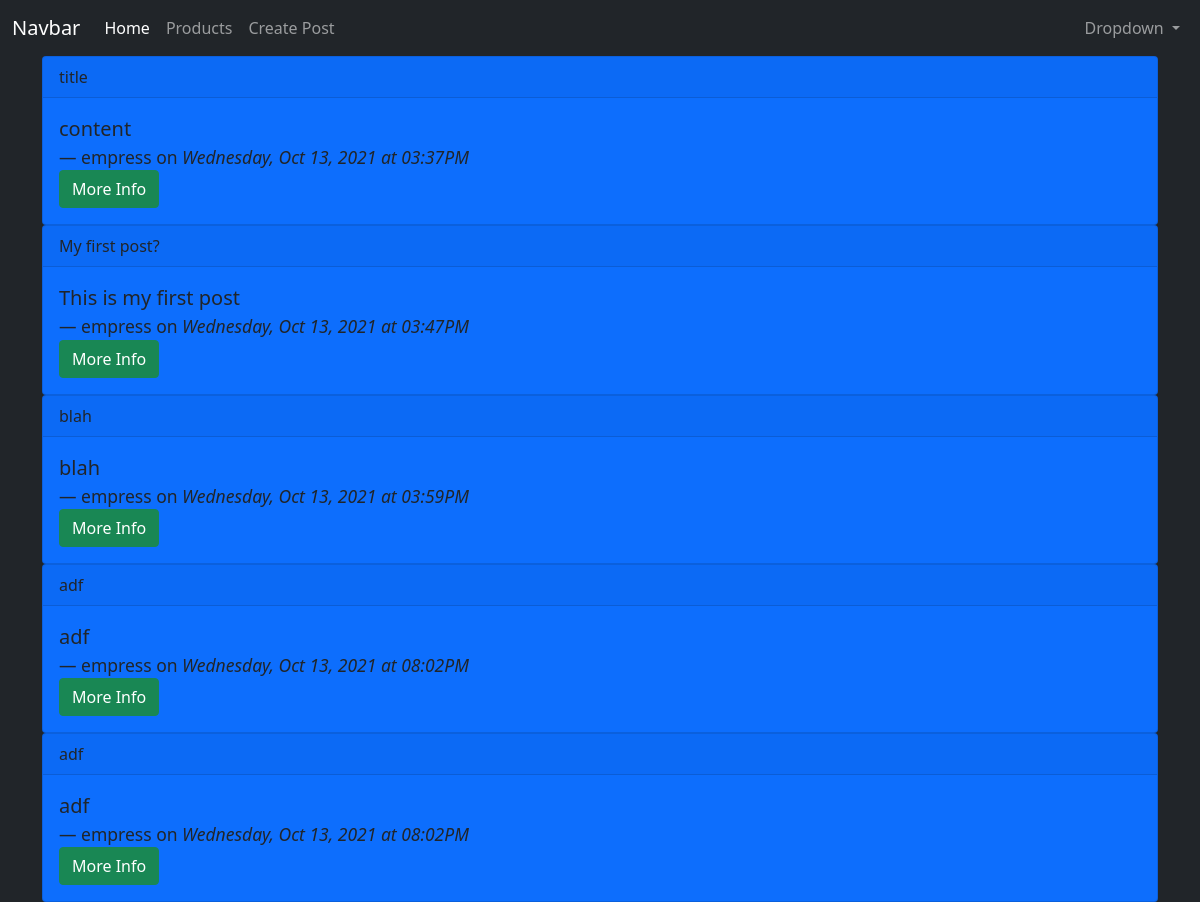
Screenshot of /my-posts (signed in) with the database file from the repository.
### app/models.py (models this page shows, shortened)
class Post(db.Model):
  id = db.Column(db.Integer, primary_key=True)
  title = db.Column(db.String(200))
  content = db.Column(db.String(300))
  date_created = db.Column(db.DateTime, nullable=False, default=datetime.utcnow)
  user_id = db.Column(db.Integer, db.ForeignKey('user.id'), nullable=False)

class User(db.Model, UserMixin):
  id = db.Column(db.Integer, primary_key=True)
  username = db.Column(db.String(150), nullable=False, unique=True)
  email = db.Column(db.String(150), nullable=False, unique=True)
  password = db.Column(db.String(256), nullable=False)
  posts = db.relationship('Post', backref='author', lazy=True)

### app/routes.py (the view)
@app.route('/my-posts')
@login_required
def my_posts():
  posts = current_user.posts
  return render_template('my_posts.html', posts=posts)

### app/models.py (called while the page is built)
@login_manager.user_loader
def load_user(user_id):
  return User.query.get(user_id)

### app/templates/my_posts.html
{% extends 'base.html' %}
{% block content %}
{% for p in posts %}
    <div class="card bg-primary text-dark">
        <div class="card-header">
        {{ p.title }}
        </div>
        <div class="card-body">
            <blockquote class="blockquote mb-0">
                <p>{{ p.content }}</p>
                <footer class="blockquote-footer text-dark">{{ p.author.username }} on <cite title="Source Title">
                    {{ p.date_created.strftime('%A, %b %d, %Y at %I:%M%p') }}
                </cite></footer>
            </blockquote>
            <a href="{{ url_for('post_detail', post_id=p.id) }}" class="btn btn-success">More Info</a>
        </div>
    </div>
{% endfor %}
{% endblock content %}

### rows the page displays
Post: title "title", content "content", author.username "empress", date_created "Wednesday, Oct 13, 2021 at 03:37PM"
Post: title "My first post?", content "This is my first post", author.username "empress", date_created "Wednesday, Oct 13, 2021 at 03:47PM"
Post: title "blah", content "blah", author.username "empress", date_created "Wednesday, Oct 13, 2021 at 03:59PM"
Post: title "adf", content "adf", author.username "empress", date_created "Wednesday, Oct 13, 2021 at 08:02PM"
Post: title "adf", content "adf", author.username "empress", date_created "Wednesday, Oct 13, 2021 at 08:02PM"
